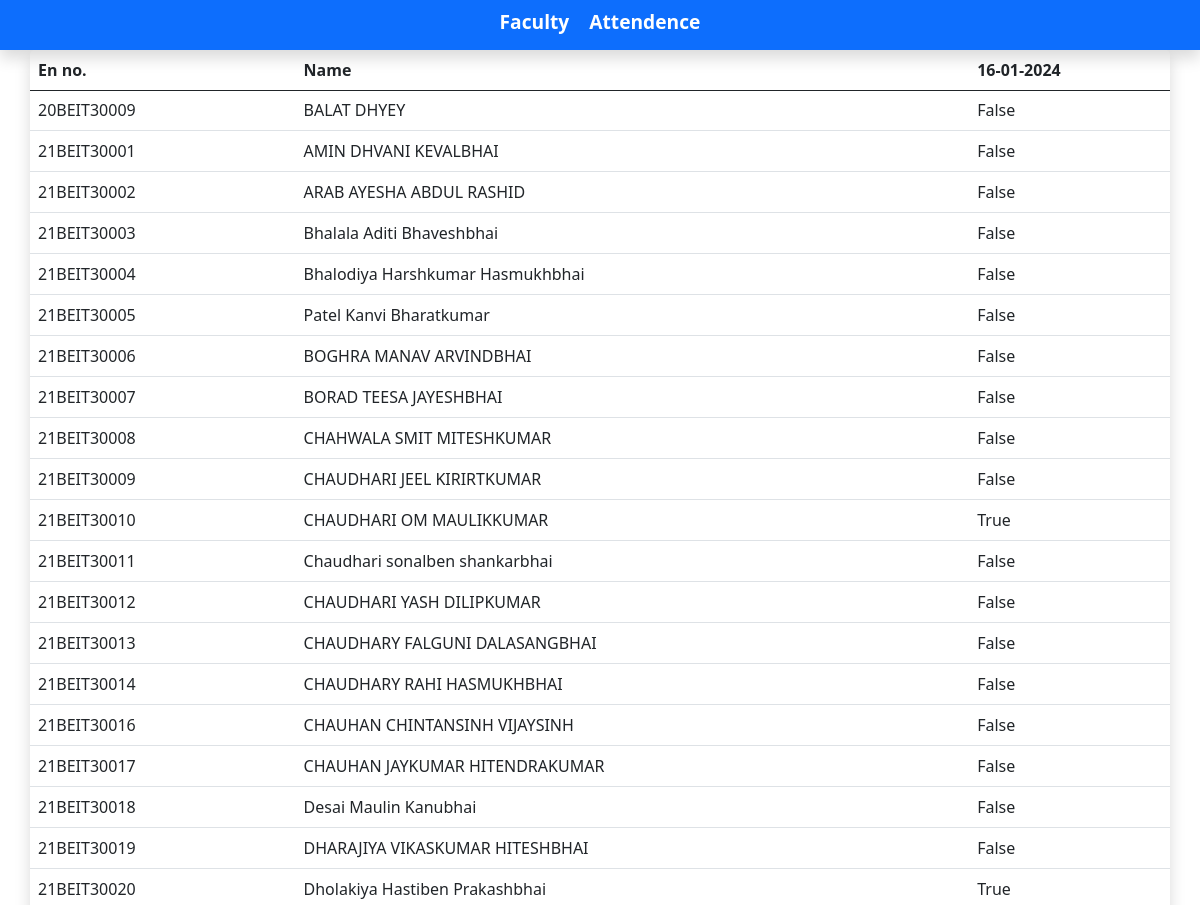
/faculty/ (upper part), run on an earlier commit of the app's database.
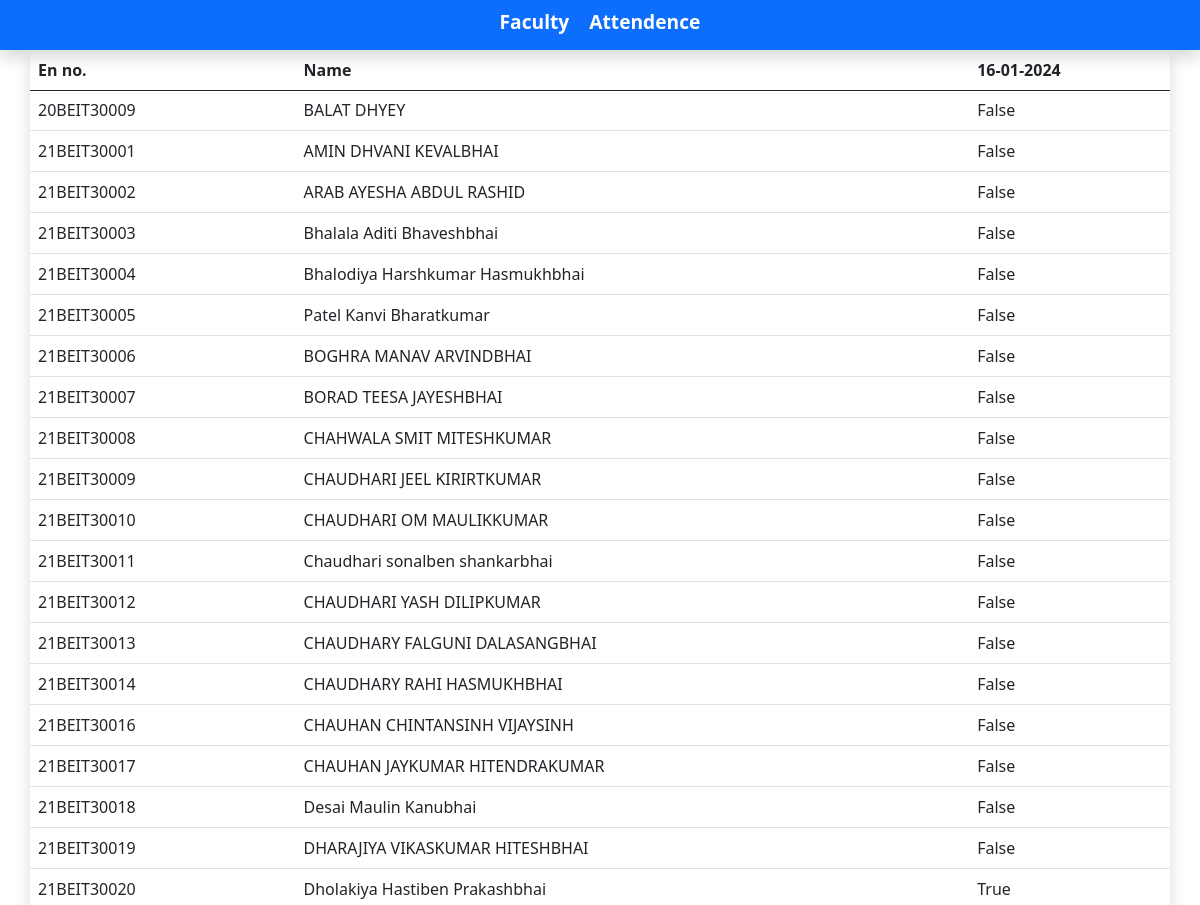
And on a later commit of the database.
### college_admin/models.py (models this page shows)
class register(models.Model):
    en_no = models.TextField(max_length=20,primary_key=True)
    name = models.TextField(max_length=20)
    img = models.ImageField(upload_to="img/")
    attended = models.BooleanField(default=False)

### faculty/views.py (the view, shortened to what this page needs)
# urls.py: path('',F_home,name='F_home'),
def F_home(request):
    data = register.objects.values("en_no", "name", "attended")
    context = {
        "page": "Faculty",
        "data": data,
        "current_datetime": current_datetime,
    }
    date = ""
    return render(request, "F_index.html", context)

### faculty/templates/F_index.html (shortened to what this page needs)
{% extends "./base.html" %}
{% block index %}
<table class="table container shadow rounded-3 border-5">
  <thead>
    <tr>
      <th scope="col">En no.</th>
      <th scope="col">Name</th>
      <th scope="col">{{ current_datetime|date:"d-m-Y"}}</th>
    </tr>
  </thead>
  <tbody>
    <tr>
      {% for row in data %}
    <tr>
      <td>{{ row.en_no }}</td>
      <td>{{ row.name }}</td>
      <td>{{ row.attended }}</td>
    </tr>
    {% endfor %}
    </tr>
  </tbody>
</table>
{% endblock %}

What changed in the data, as far as the page shows it:
changed register "21BEIT30010": attended "True" → "False"
